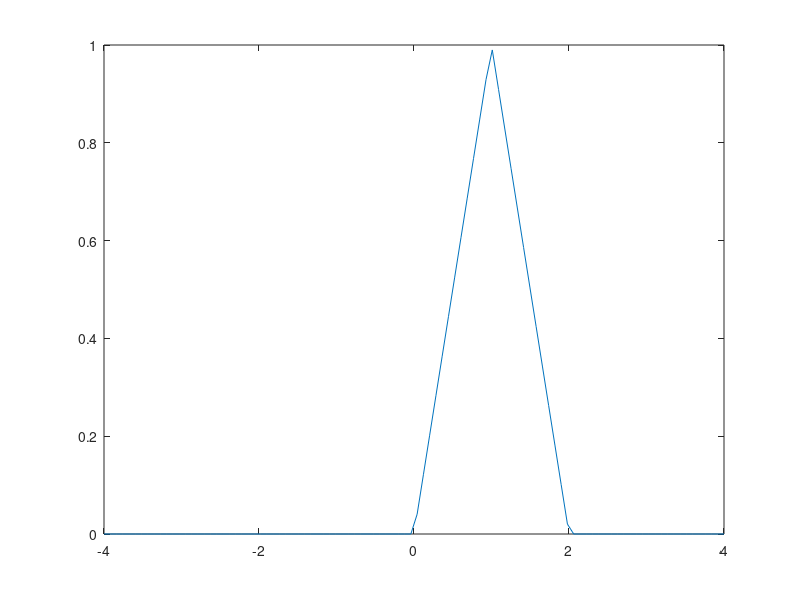

Write MATLAB code to recreate this figure.
x = linspace(-4,4,100);
N = length(x);

for j = 1:N
    if x(j) >= 0 & x(j) <= 1
        f(j) = x(j);
    elseif x(j) >= 1 & x(j) <= 2
        f(j) = 2 - x(j);
    else 
        f(j) = 0;
    end
end

plot(x,f)